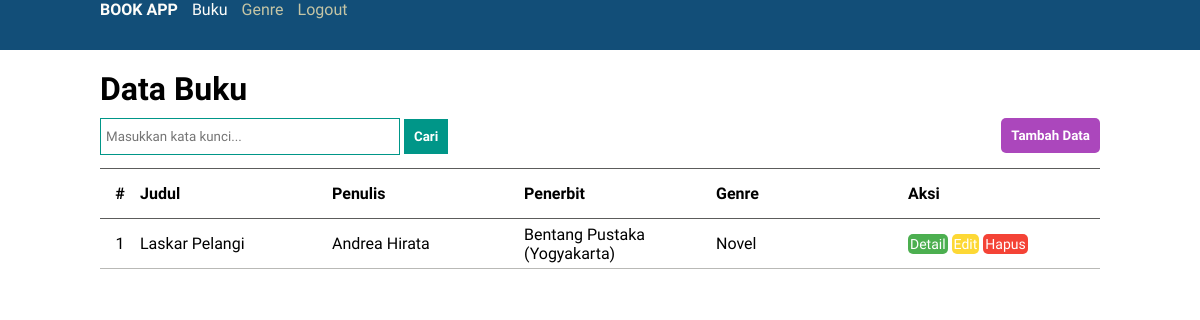
/buku/index.php?cari=Laskar Pelangi (signed in), run on the app's committed database.
### tables this page shows
CREATE TABLE `buku` (
  `id_buku` int(4) NOT NULL,
  `judul` varchar(255) NOT NULL,
  `penulis` varchar(255) NOT NULL,
  `penerbit` varchar(255) NOT NULL,
  `tahun_terbit` int(4) NOT NULL,
  `ringkasan` text NOT NULL,
  `cover` varchar(1000) DEFAULT NULL,
  `id_genre` int(2) DEFAULT NULL
);

CREATE TABLE `genre` (
  `id_genre` int(2) NOT NULL,
  `genre` varchar(20) NOT NULL
);

### buku/index.php (the view, shortened to what this page needs)
<?php
include '../koneksi.php';
$cari = "";
if(isset($_GET['cari']))
{
    $cari = $_GET['cari'];
}
$query = "SELECT id_buku, judul, penulis, penerbit, genre FROM buku INNER JOIN genre ON buku.id_genre = genre.id_genre WHERE judul LIKE '%$cari%' OR penulis LIKE '%$cari%' OR penerbit LIKE '%$cari%' OR genre LIKE '%$cari%' ORDER BY (judul)";
$hasil = mysqli_query($koneksi, $query);
$buku = array();
while ($data = mysqli_fetch_assoc($hasil))
{
    $buku[] = $data;
}
include '../template/header.php';
?>
    <h1 class="title">Data Buku</h1>
        <div class="head-table">
            <form action="" method="get" class="form-cari">
            <input type="search" name="cari" id="cari" placeholder="Masukkan kata kunci...">
            <button type="submit" class="teal">Cari</button>
            </form>
            <button type="button" id="tambah" onclick="window.location='tambah.php'">Tambah Data</button>
        </div>
        <table class="data">
        <tr>
            <th>#</th>
            <th>Judul</th>
            <th>Penulis</th>
            <th>Penerbit</th>
            <th>Genre</th>
            <th>Aksi</th>
        </tr>
<?php
$no = 1;
foreach ($buku as $b) { ?>
    <tr>
        <td><?= $no; ?></td>
        <td><?= $b['judul']; ?></td>
        <td><?= $b['penulis']; ?></td>
        <td><?= $b['penerbit']; ?></td>
        <td><?= $b['genre']; ?></td>
        <td>
            <a href="detail.php?id_buku=<?= $b['id_buku'] ?>" class="aksi hijau">Detail</a>
            <a href="edit.php?id_buku=<?= $b['id_buku'] ?>" class="aksi kuning">Edit</a>
            <a href="hapus.php?id_buku=<?= $b['id_buku'] ?>" class="aksi merah" onclick="return confirm('Apakah anda yakin ingin menghapus data?')">Hapus</a>
        </td>
    </tr>
<?php
$no++;
}
?>
<?php
include '../template/footer.php';
?>

### css/style.css (style rules this page uses)
html, body, h1, h2, h3, div, nav, ul, li, table, th, td, img { margin: 0; padding: 0; }
* { box-sizing: border-box; }
.nav-item a, a.aksi { text-decoration: none; }
h1, .nav-item a, th, td, input[type='search'], button, .form-tambah-edit label, .form-control, .form-tambah-edit textarea, .form-tambah-edit select, .btn-large, .detail { font-family: 'Krub', sans-serif; }
h1.title { margin: 20px 0 10px 0; }
.data { border-collapse: collapse; }
.data, .alert { clear: both; }
.data th, .data td { height: 50px; }
.data th { border-top: 1px solid #5C5C5B; border-bottom: 1px solid #5C5C5B; text-align: left; width: 192px; }
.data td { border-top: 1px solid #B9B9B6; border-bottom: 1px solid #B9B9B6; }
.data th:first-child, .data td:first-child { width: 40px; text-align: center; }
a.aksi { display: inline-block; color: white; padding: 2px; border-radius: 5px; font-size: 14px; }
.hijau { background-color: #4CAF50; }
.kuning { background-color: #FDD835; }
.merah { background-color: #F44336; }
.teal { background-color: #009688; }
input[type='search'] { width: 300px; padding: 10px 5px; border: 1px solid #009688; }
button { padding: 10px; border: none; color: white; font-weight: bold; }
.head-table { width: 100%; clear: both; margin-bottom: 60px; }
.form-cari { float: left; }
#tambah { float: right; background-color: #AB47BC; border-radius: 5px; }

### data on the page
buku: judul "Laskar Pelangi", penulis "Andrea Hirata", penerbit "Bentang Pustaka (Yogyakarta)", id_genre.genre "Novel"
